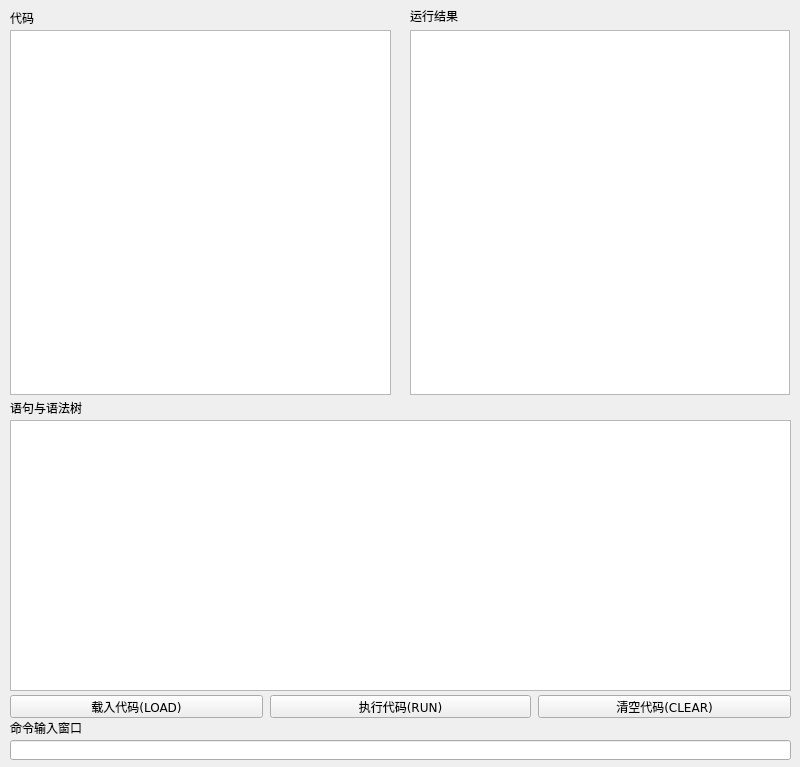
<?xml version="1.0" encoding="UTF-8"?>
<ui version="4.0">
 <class>Widget</class>
 <widget class="QWidget" name="Widget">
  <property name="geometry">
   <rect>
    <x>0</x>
    <y>0</y>
    <width>800</width>
    <height>767</height>
   </rect>
  </property>
  <property name="minimumSize">
   <size>
    <width>800</width>
    <height>0</height>
   </size>
  </property>
  <property name="maximumSize">
   <size>
    <width>800</width>
    <height>980</height>
   </size>
  </property>
  <property name="windowTitle">
   <string>MiniBasic</string>
  </property>
  <widget class="QLabel" name="label_code">
   <property name="geometry">
    <rect>
     <x>10</x>
     <y>10</y>
     <width>54</width>
     <height>16</height>
    </rect>
   </property>
   <property name="text">
    <string>代码</string>
   </property>
  </widget>
  <widget class="QLabel" name="label_output">
   <property name="geometry">
    <rect>
     <x>410</x>
     <y>10</y>
     <width>54</width>
     <height>12</height>
    </rect>
   </property>
   <property name="text">
    <string>运行结果</string>
   </property>
  </widget>
  <widget class="QLabel" name="label_tree">
   <property name="geometry">
    <rect>
     <x>10</x>
     <y>400</y>
     <width>171</width>
     <height>16</height>
    </rect>
   </property>
   <property name="text">
    <string>语句与语法树</string>
   </property>
  </widget>
  <widget class="QTextEdit" name="textEdit_code">
   <property name="geometry">
    <rect>
     <x>10</x>
     <y>30</y>
     <width>381</width>
     <height>365</height>
    </rect>
   </property>
   <property name="font">
    <font>
     <family>Verdana</family>
    </font>
   </property>
   <property name="toolTipDuration">
    <number>-1</number>
   </property>
   <property name="autoFillBackground">
    <bool>false</bool>
   </property>
   <property name="frameShadow">
    <enum>QFrame::Sunken</enum>
   </property>
   <property name="readOnly">
    <bool>true</bool>
   </property>
  </widget>
  <widget class="QTextEdit" name="textEdit_output">
   <property name="geometry">
    <rect>
     <x>410</x>
     <y>30</y>
     <width>380</width>
     <height>365</height>
    </rect>
   </property>
   <property name="font">
    <font>
     <family>Verdana</family>
    </font>
   </property>
   <property name="readOnly">
    <bool>true</bool>
   </property>
  </widget>
  <widget class="QTextEdit" name="textEdit_tree">
   <property name="geometry">
    <rect>
     <x>10</x>
     <y>420</y>
     <width>781</width>
     <height>271</height>
    </rect>
   </property>
   <property name="minimumSize">
    <size>
     <width>0</width>
     <height>2</height>
    </size>
   </property>
   <property name="font">
    <font>
     <family>Verdana</family>
    </font>
   </property>
   <property name="documentTitle">
    <string/>
   </property>
   <property name="readOnly">
    <bool>true</bool>
   </property>
   <property name="placeholderText">
    <string/>
   </property>
  </widget>
  <widget class="QPushButton" name="pushButton_load">
   <property name="geometry">
    <rect>
     <x>10</x>
     <y>695</y>
     <width>253</width>
     <height>23</height>
    </rect>
   </property>
   <property name="font">
    <font>
     <family>Verdana</family>
    </font>
   </property>
   <property name="text">
    <string>载入代码(LOAD)</string>
   </property>
  </widget>
  <widget class="QPushButton" name="pushButton_run">
   <property name="geometry">
    <rect>
     <x>270</x>
     <y>695</y>
     <width>261</width>
     <height>23</height>
    </rect>
   </property>
   <property name="font">
    <font>
     <family>Verdana</family>
    </font>
   </property>
   <property name="text">
    <string>执行代码(RUN)</string>
   </property>
  </widget>
  <widget class="QPushButton" name="pushButton_clear">
   <property name="geometry">
    <rect>
     <x>538</x>
     <y>695</y>
     <width>253</width>
     <height>23</height>
    </rect>
   </property>
   <property name="font">
    <font>
     <family>Verdana</family>
    </font>
   </property>
   <property name="text">
    <string>清空代码(CLEAR)</string>
   </property>
  </widget>
  <widget class="QLabel" name="label_order">
   <property name="geometry">
    <rect>
     <x>10</x>
     <y>720</y>
     <width>91</width>
     <height>16</height>
    </rect>
   </property>
   <property name="text">
    <string>命令输入窗口</string>
   </property>
  </widget>
  <widget class="QLineEdit" name="lineEdit">
   <property name="geometry">
    <rect>
     <x>10</x>
     <y>740</y>
     <width>781</width>
     <height>20</height>
    </rect>
   </property>
   <property name="font">
    <font>
     <family>Verdana</family>
    </font>
   </property>
  </widget>
 </widget>
 <resources/>
 <connections/>
</ui>
